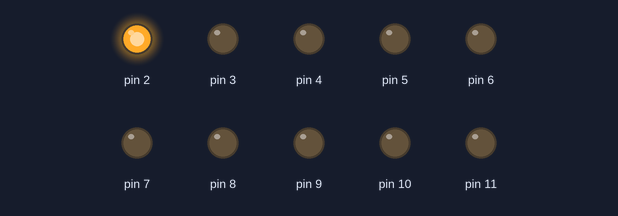
This sketch was run on a simulated Arduino Uno, built with avr-gcc and run on an emulated ATmega328P. Shown: output pins drawn as LEDs (lit = HIGH).

Above: at 0.2 s.
At 2.2 s:
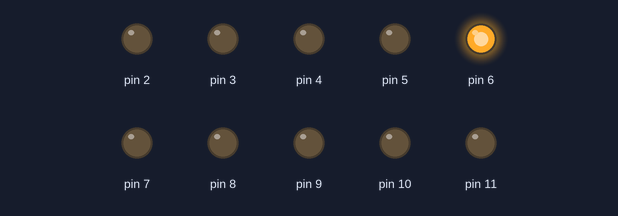
At 3.7 s:
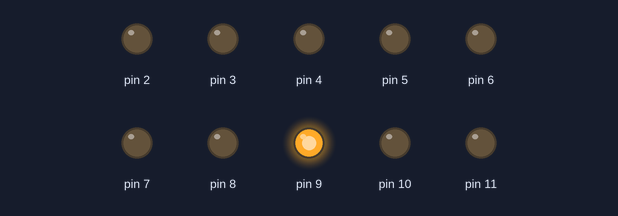
At 5.0 s:
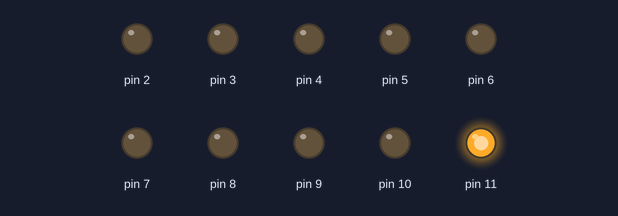
At 8.7 s:
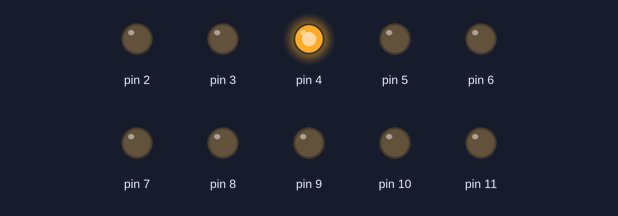
At 12.7 s:
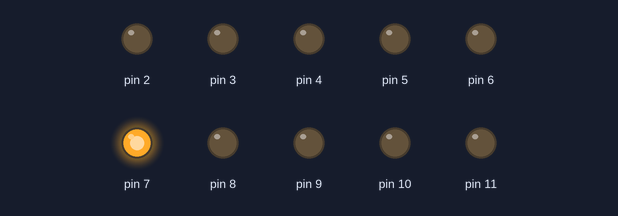
Timing chart, 0 to 13.0 s (numbered marks = the images above):
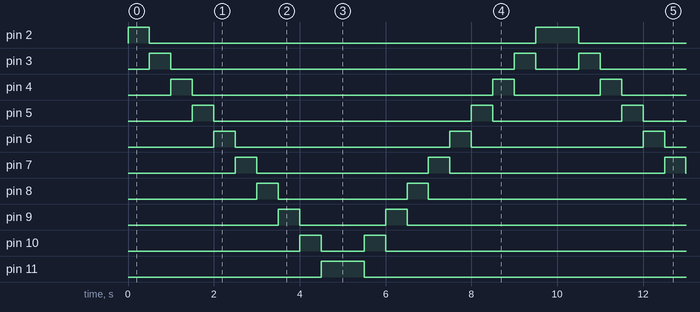

The sketch:

SECUENCIA_DE_LUCES_AUTOMATICAS.ino
```cpp
/*
   Fundacion Kinal
   Centro educativo tecnico laboral Kinal
   Quinto perito
   Quinto electronica
   Codigo Tecnico: EB5AM
   Curso: Taller de electronica digital y reparacion de computadoras I
   Proyecto: SECUENCIA DE LUCES AUTOMATICAS.
   Dev: Eliezer Denilson Gaitán Corado
   Fecha: 14 de abril
*/
// Definir las salidas de los LEDs
#define LED_0()  digitalWrite(2, HIGH)
#define LED_1()  digitalWrite(3, HIGH)
#define LED_2()  digitalWrite(4, HIGH)
#define LED_3()  digitalWrite(5, HIGH)
#define LED_4()  digitalWrite(6, HIGH)
#define LED_5()  digitalWrite(7, HIGH)
#define LED_6()  digitalWrite(8, HIGH)
#define LED_7()  digitalWrite(9, HIGH)
#define LED_8()  digitalWrite(10, HIGH)
#define LED_9()  digitalWrite(11, HIGH)

// Definir el tiempo de espera entre encendidos
#define WAIT_TIME 500 //tiempo de espera

void setup() {
  // Configurar los pines de los LEDs como salida
  pinMode(2, OUTPUT);
  pinMode(3, OUTPUT);
  pinMode(4, OUTPUT);
  pinMode(5, OUTPUT);
  pinMode(6, OUTPUT);
  pinMode(7, OUTPUT);
  pinMode(8, OUTPUT);
  pinMode(9, OUTPUT);
  pinMode(10, OUTPUT);
  pinMode(11, OUTPUT);
}

void loop() {
  // Encender los LEDs en orden ascendente
  LED_0();
  delay(WAIT_TIME);
  digitalWrite(2, LOW);
  LED_1();
  delay(WAIT_TIME);
  digitalWrite(3, LOW);
  LED_2();
  delay(WAIT_TIME);
  digitalWrite(4, LOW);
  LED_3();
  delay(WAIT_TIME);
  digitalWrite(5, LOW);
  LED_4();
  delay(WAIT_TIME);
  digitalWrite(6, LOW);
  LED_5();
  delay(WAIT_TIME);
  digitalWrite(7, LOW);
  LED_6();
  delay(WAIT_TIME);
  digitalWrite(8, LOW);
  LED_7();
  delay(WAIT_TIME);
  digitalWrite(9, LOW);
  LED_8();
  delay(WAIT_TIME);
  digitalWrite(10, LOW);
  LED_9();
  delay(WAIT_TIME);
  digitalWrite(11, LOW);

  // Encender los LEDs en orden descendente
  LED_9();
  delay(WAIT_TIME);
  digitalWrite(11, LOW);
  LED_8();
  delay(WAIT_TIME);
  digitalWrite(10, LOW);
  LED_7();
  delay(WAIT_TIME);
  digitalWrite(9, LOW);
  LED_6();
  delay(WAIT_TIME);
  digitalWrite(8, LOW);
  LED_5();
  delay(WAIT_TIME);
  digitalWrite(7, LOW);
  LED_4();
  delay(WAIT_TIME);
  digitalWrite(6, LOW);
  LED_3();
  delay(WAIT_TIME);
  digitalWrite(5, LOW);
  LED_2();
  delay(WAIT_TIME);
  digitalWrite(4, LOW);
  LED_1();
  delay(WAIT_TIME);
  digitalWrite(3, LOW);
  LED_0();
  delay(WAIT_TIME);
  digitalWrite(2, LOW);
}
```

Measured:
- by itself, pin 2: repeats every 10.0 s: LOW 9.0 s, HIGH 1.0 s
- by itself, pin 3: repeats every 10.0 s: LOW 8.0 s, HIGH 0.50 s, LOW 1.0 s, HIGH 0.50 s
- by itself, pin 4: repeats every 10.0 s: LOW 7.0 s, HIGH 0.50 s, LOW 2.0 s, HIGH 0.50 s
- by itself, pin 5: repeats every 10.0 s: LOW 6.0 s, HIGH 0.50 s, LOW 3.0 s, HIGH 0.50 s
- by itself, pin 6: repeats every 10.0 s: LOW 5.0 s, HIGH 0.50 s, LOW 4.0 s, HIGH 0.50 s
- by itself, pin 7: repeats every 10.0 s: LOW 4.0 s, HIGH 0.50 s, LOW 5.0 s, HIGH 0.50 s
- by itself, pin 8: repeats every 10.0 s: LOW 3.0 s, HIGH 0.50 s, LOW 6.0 s, HIGH 0.50 s
- by itself, pin 9: repeats every 10.0 s: LOW 2.0 s, HIGH 0.50 s, LOW 7.0 s, HIGH 0.50 s
